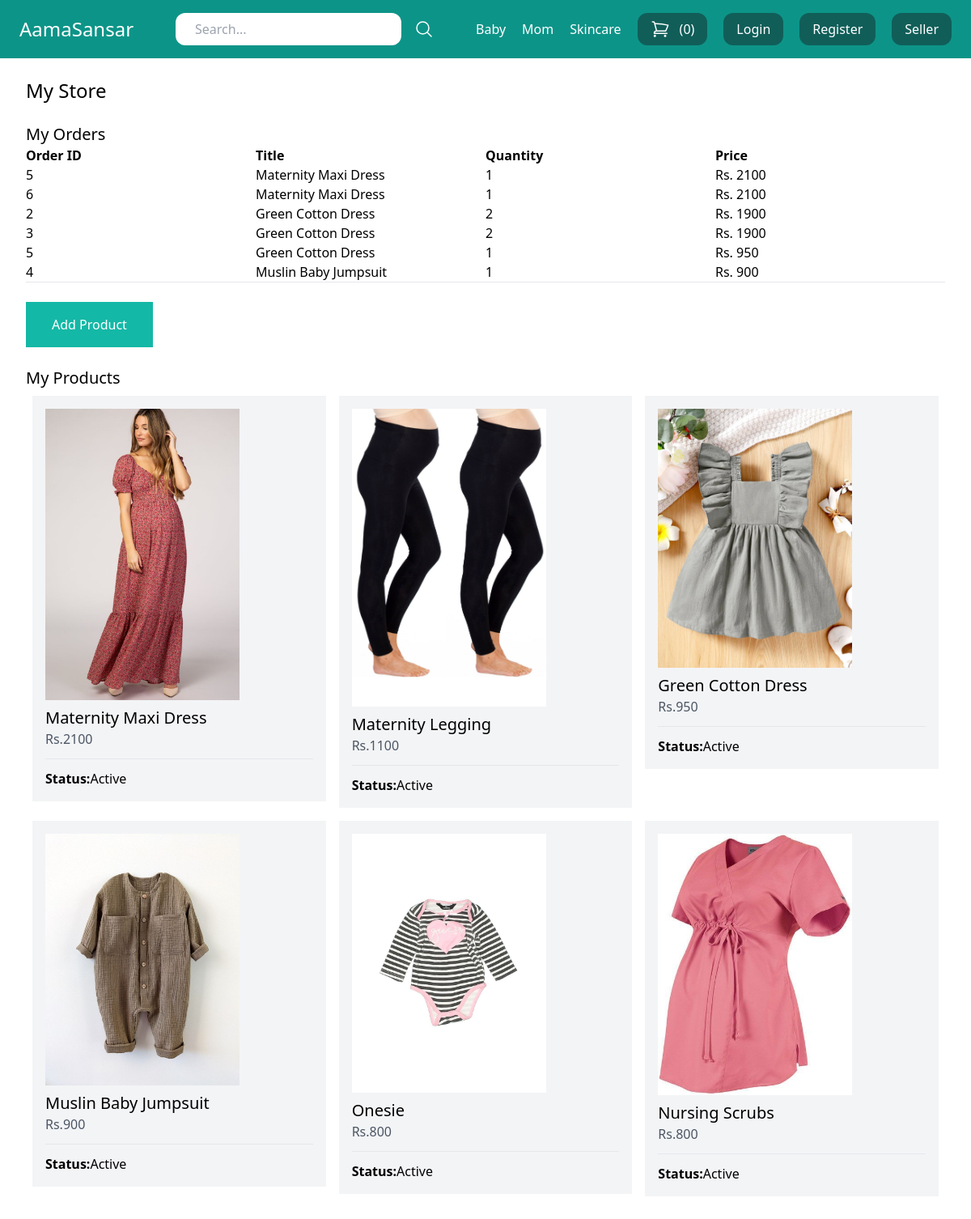
Page /seller/ (signed in) on the committed database.
### store/models.py (models this page shows, shortened)
class Category(models.Model):
    title = models.CharField(max_length=50)
    slug = models.SlugField(max_length=50)
    class Meta:
        verbose_name_plural = 'Categories'

class OrderItem(models.Model):
    order = models.ForeignKey(Order, related_name='items', on_delete=models.CASCADE)
    product = models.ForeignKey(Product, related_name='items', on_delete=models.CASCADE)
    price = models.IntegerField()
    quantity = models.IntegerField(default=1)

class Order(models.Model):
    first_name = models.CharField(max_length=255)
    last_name = models.CharField(max_length=255)
    address = models.CharField(max_length=255)
    zipcode = models.CharField(max_length=255)
    city = models.CharField(max_length=255)
    total_cost = models.IntegerField(default=0)
    paid_amount = models.IntegerField(blank=True, null=True)
    is_paid = models.BooleanField(default=False)
    merchant_id = created_by = models.CharField(max_length=255)
    created_by = models.ForeignKey(User, related_name='orders', on_delete=models.SET_NULL, null=True)

class Product(models.Model):
    DRAFT = 'Draft'
    WAITING_APPROVAL = 'Waitingapproval'
    ACTIVE = 'Active'
    DELETED = 'Deleted'
    STATUS_CHOICES = (
        (DRAFT, 'Draft'),
        (WAITING_APPROVAL, 'Waiting approval'),
        (ACTIVE, 'Active'),
        (DELETED, 'Deleted')
    )
    user = models.ForeignKey(User, related_name='products', on_delete=models.CASCADE )
    category = models.ForeignKey(Category, related_name='products', on_delete=models.CASCADE)
    title = models.CharField(max_length=50)
    slug = models.SlugField(max_length=50)
    description = models.TextField(blank=True)
    price = models.IntegerField()
    image = models.ImageField(upload_to='uploads/product_images/', blank=True, null=True)
    thumbnail = models.ImageField(upload_to='uploads/product_images/thumbnail/', blank=True, null=True)
    status = models.CharField(max_length=50, choices=STATUS_CHOICES, default=ACTIVE)
    class Meta:
        ordering = ('-price',)

### userprofile/views.py (the view)
# urls.py: path('seller/', views.seller, name='seller'),
def seller(request):
    products = request.user.products.exclude(status=Product.DELETED)
    order_items = OrderItem.objects.filter(product__user=request.user)
    return render(request, 'userprofile/seller.html',{
        'products': products,
        'order_items': order_items,
    })

### store/cart.py (called while the page is built)
    def __len__(self):
        return sum(item['quantity'] for item in self.cart.values())

### store/context_processors.py (called while the page is built)
def cart(request):
    return{'cart': Cart(request)}

### store/templatetags/menu.py (called while the page is built)
@register.inclusion_tag('core/menu.html')
def menu():
    categories = Category.objects.all()
    return{'categories':categories}

### userprofile/templates/userprofile/seller.html (shortened to what this page needs)
{% extends 'core/base.html' %}
{% block content %}
  <h1 class="text-2xl">My Store</h1>
   <h2 class="mt-6 text-xl">My Orders</h2>
   <div class="flex flex-wrap">
    <div class="w-1/4">
      <strong>Order ID</strong>
    </div>
    <div class="w-1/4">
      <strong>Title</strong>
    </div>
    <div class="w-1/4">
      <strong>Quantity</strong>
    </div>
    <div class="w-1/4">
      <strong>Price</strong>
    </div>
  </div>
    {% for order_item in order_items %}
    <div class="flex flex-wrap">
      <div class="w-1/4">
        <a href="{% url 'seller_order_detail' order_item.order.id %}" >{{ order_item.order.id }}</a>
      </div>
      <div class="w-1/4">
        {{ order_item.product.title }}
      </div>
      <div class="w-1/4">
        {{ order_item.quantity }}
      </div>
      <div class="w-1/4">
         Rs. {{ order_item.price }}
      </div>
    </div>
     {% endfor %}
   <hr>
   <a href="{% url 'add_product' %}" class="mt-6 inline-block py-4 px-8 bg-teal-500 text-white">Add Product</a>
   <h2 class="mt-6 text-xl">My Products</h2>
     {% if products %}
     <div class="flex flex-wrap">
        {% for product in products %}
        <div class="product w-1/3 p-2">
            <div class="p-4 bg-gray-100">
                <a href="{% url 'edit_product' product.id %}">
                {% if product.image %}
                <div class="image mb-2 w-60">
                    <img src= "{{ product.image.url }}"alt="Image of {{ product.title }}">
                </div>
                {% endif %}
              <h2 class="text-xl"> {{ product.title }} </h2>
              <p class="text-s text-gray-600">Rs.{{ product.price }}</p>
              <hr class="my-3">
              <p><strong>Status:</strong>{{ product.get_status_display }}</p>
              </a>
            </div>
        </div>
        {% endfor %}
    </div>
      {% else %}
       <p class="mt-4 py-4 px-8 bg-gray-200">You dont have any products yet...</p>
    {% endif %}
{% endblock %}

### core/templates/core/menu.html
{% for category in categories %}
<a href="{% url 'category_detail' category.slug %}" class="text-white">{{category.title}}</a>
{% endfor %}

### rows in the picture
Category: title "Baby"
Category: title "Mom"
Category: title "Skincare"
OrderItem: order.id "5", product "Maternity Maxi Dress", quantity "1", price "2100"
OrderItem: order.id "6", product "Maternity Maxi Dress", quantity "1", price "2100"
OrderItem: order.id "2", product "Green Cotton Dress", quantity "2", price "1900"
OrderItem: order.id "3", product "Green Cotton Dress", quantity "2", price "1900"
OrderItem: order.id "5", product "Green Cotton Dress", quantity "1", price "950"
OrderItem: order.id "4", product "Muslin Baby Jumpsuit", quantity "1", price "900"
Product: image (picture), title "Maternity Maxi Dress", price "2100", status "Active"
Product: image (picture), title "Maternity Legging", price "1100", status "Active"
Product: image (picture), title "Green Cotton Dress", price "950", status "Active"
Product: image (picture), title "Muslin Baby Jumpsuit", price "900", status "Active"
Product: image (picture), title "Onesie", price "800", status "Active"
Product: image (picture), title "Nursing Scrubs", price "800", status "Active"

### other values in the picture
{{ cart|length }} "0"
